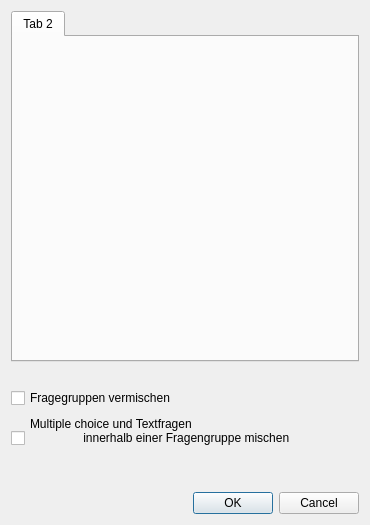
<?xml version="1.0" encoding="UTF-8"?>
<ui version="4.0">
 <class>RegeltestSetup</class>
 <widget class="QDialog" name="RegeltestSetup">
  <property name="geometry">
   <rect>
    <x>0</x>
    <y>0</y>
    <width>370</width>
    <height>525</height>
   </rect>
  </property>
  <property name="windowTitle">
   <string>Setup Regeltest</string>
  </property>
  <layout class="QVBoxLayout" name="verticalLayout">
   <item>
    <widget class="QTabWidget" name="tabWidget">
     <widget class="QWidget" name="tab_2">
      <attribute name="title">
       <string>Tab 2</string>
      </attribute>
      <layout class="QVBoxLayout" name="verticalLayout_4">
       <item>
        <spacer name="verticalSpacer">
         <property name="orientation">
          <enum>Qt::Vertical</enum>
         </property>
         <property name="sizeHint" stdset="0">
          <size>
           <width>20</width>
           <height>257</height>
          </size>
         </property>
        </spacer>
       </item>
      </layout>
     </widget>
    </widget>
   </item>
   <item>
    <widget class="QLabel" name="statistics">
     <property name="text">
      <string/>
     </property>
    </widget>
   </item>
   <item>
       <widget class="QCheckBox" name="checkbox_question_groups">
           <property name="text">
               <string>Fragegruppen vermischen</string>
           </property>
       </widget>
   </item>
   <item>
    <widget class="QCheckBox" name="checkbox_textmchoice">
        <property name="text">
            <string>Multiple choice und Textfragen
                innerhalb einer Fragengruppe mischen
            </string>
        </property>
    </widget>
   </item>
   <item>
    <widget class="QWidget" name="widget_3" native="true">
     <layout class="QVBoxLayout" name="verticalLayout_3"/>
    </widget>
   </item>
   <item>
    <widget class="QDialogButtonBox" name="buttonBox">
     <property name="orientation">
      <enum>Qt::Horizontal</enum>
     </property>
     <property name="standardButtons">
      <set>QDialogButtonBox::Cancel|QDialogButtonBox::Ok</set>
     </property>
    </widget>
   </item>
  </layout>
 </widget>
 <resources/>
 <connections>
  <connection>
   <sender>buttonBox</sender>
   <signal>accepted()</signal>
   <receiver>RegeltestSetup</receiver>
   <slot>accept()</slot>
   <hints>
    <hint type="sourcelabel">
     <x>248</x>
     <y>254</y>
    </hint>
    <hint type="destinationlabel">
     <x>157</x>
     <y>274</y>
    </hint>
   </hints>
  </connection>
  <connection>
   <sender>buttonBox</sender>
   <signal>rejected()</signal>
   <receiver>RegeltestSetup</receiver>
   <slot>reject()</slot>
   <hints>
    <hint type="sourcelabel">
     <x>316</x>
     <y>260</y>
    </hint>
    <hint type="destinationlabel">
     <x>286</x>
     <y>274</y>
    </hint>
   </hints>
  </connection>
 </connections>
</ui>
